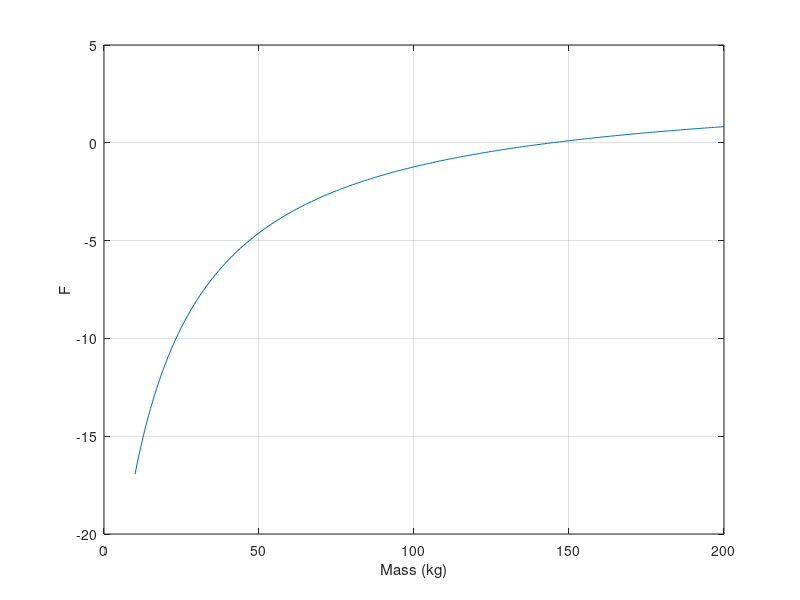

Here is the MATLAB script that generated this plot:
clc;
clear variables;

g = 9.8;    %m/s^2
t = 4;      %sec
v = 36;      %m/s
d = 0.25;    %kg/m
m = 10: 200;

f = @(m) sqrt(g .* m / d) .* tanh(t .* sqrt(g * d ./ m)) - v;

fm = f(m);

plot(m, fm);
xlabel("Mass (kg)");
ylabel("F");
grid();

m1 = 120; %kg
m2 = 150; %kg
m3 = (m1 + m2) / 2;

while(abs(f(m3)) > 0.00001)
%     fprintf("condition: %d\n", abs((m2 - m1) / m1));
    m3 = (m1 + m2) / 2; %kg
    
    if f(m1) * f(m3) < 0
        m2 = m3;
    elseif f(m2) * f(m3) < 0
        m1 = m3;
    end
end

disp(m3);